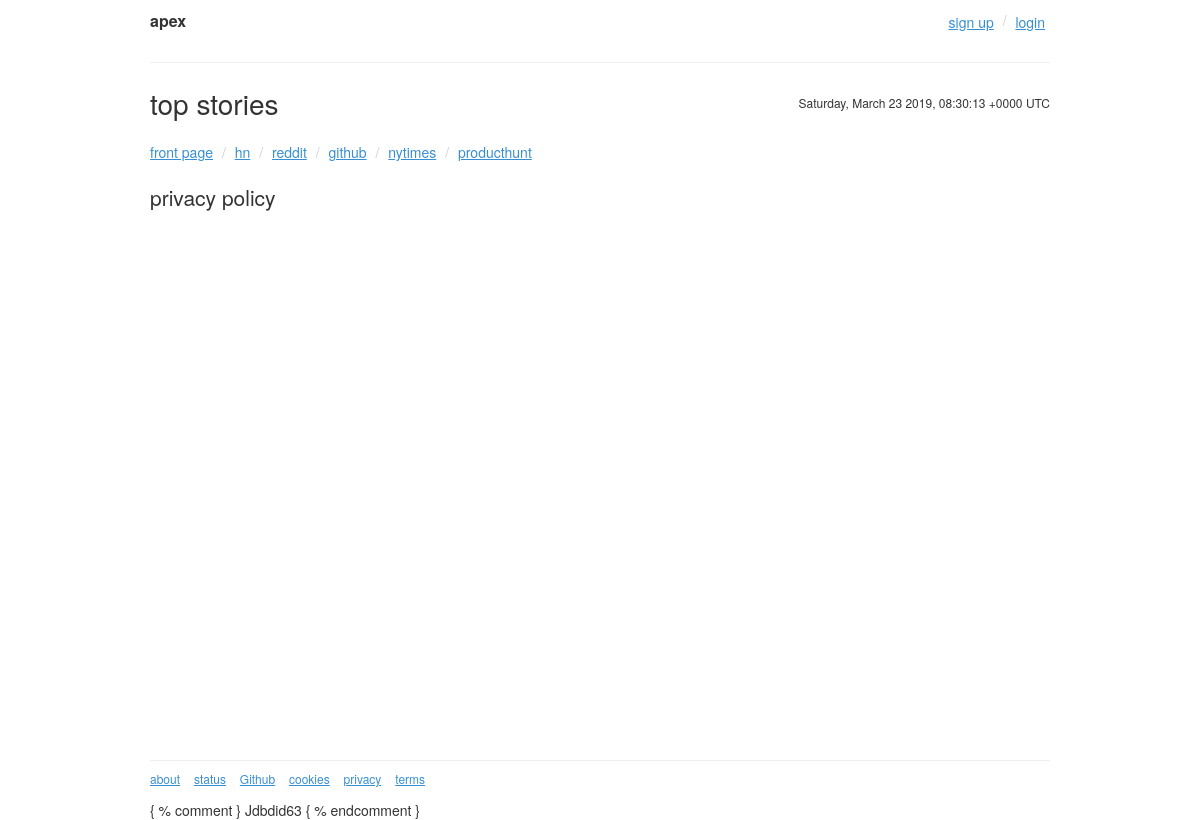
The page /privacy/ on the database as committed earlier.
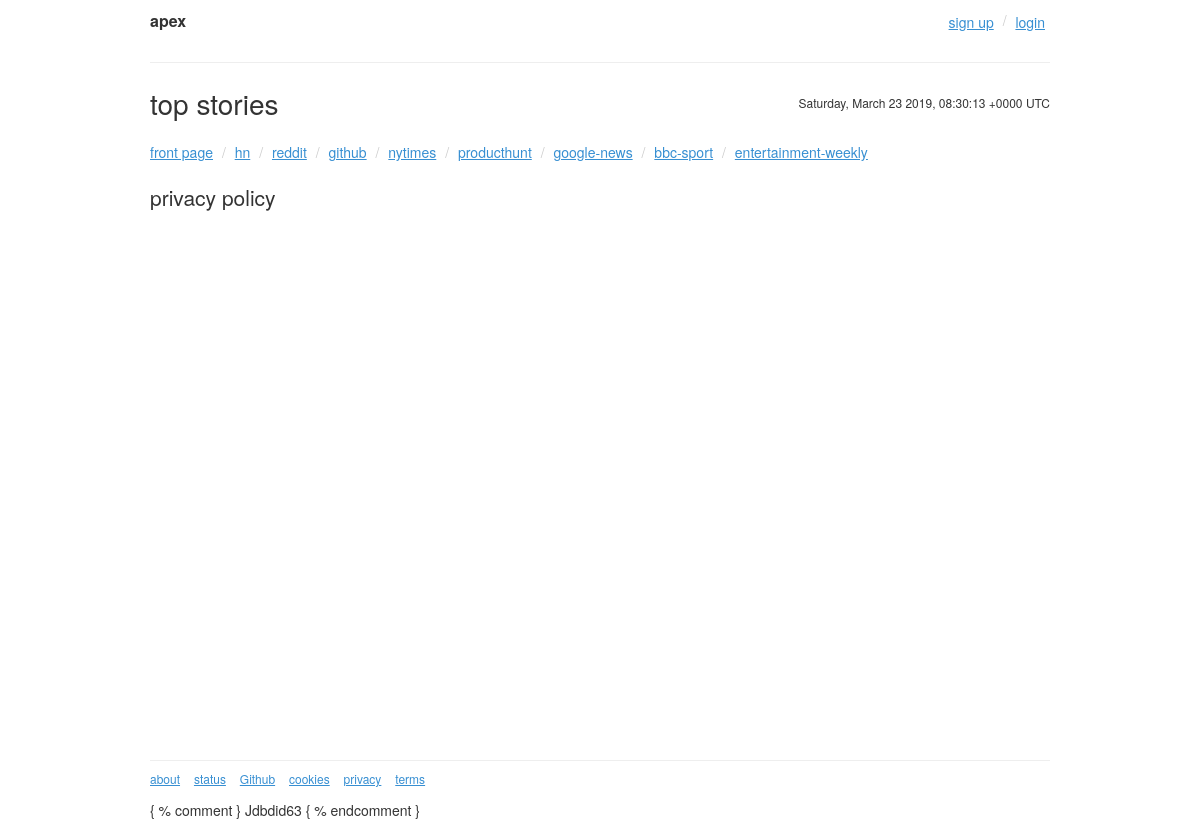
The same page on the database as committed later.
### apex/apps/services/models.py (models this page shows, shortened)
class Service(models.Model):
    GOOD = 'G'
    ERROR = 'E'
    CRAWLING = 'C'
    CURRENT_STATUS = (
        (GOOD, '✓ good'),
        (ERROR, '× error'),
        (CRAWLING, '~ running')
        )
    name = models.CharField(max_length=255)
    slug = models.SlugField(max_length=30, unique=True)
    url = models.URLField()
    story_url = models.URLField()
    last_run = models.DateTimeField(null=True, blank=True)
    status = models.CharField(max_length=1, default=GOOD, choices=CURRENT_STATUS)
    class Meta:
        verbose_name = 'service'
        verbose_name_plural = 'services'
        ordering = ('name',)

### apex/apps/core/templatetags/startswith.py (called while the page is built)
@register.filter('startswith')
def startswith(text,starts):
    starts = '/%s/' % starts
    if isinstance(text,str):
        return text.startswith(starts)
    return False

### apex/apps/services/context_processors.py (called while the page is built)
def services(request):
    return {
        'services_slugs' : Service.objects.values_list('slug', flat=True).order_by('id')
    }

### apex/templates/core/privacy.html (shortened to what this page needs)
{% extends 'base.html' %}
{% block content %}
  <h2>privacy policy</h2>
{% endblock %}

### apex/templates/includes/menu.html
{% load startswith %}
<ul class="menu-services">
  <li><a href="{% url 'front_page' %}"{% if request.path == '/' %} class="active"{% endif %}>front page</a></li>
  {% for slug in services_slugs %}
    <li><a href="{% url 'services:index' slug %}"{% if request.path|startswith:slug %} class="active"{% endif %}>{{ slug }}</a></li>
  {% endfor %}
</ul>

Rows that differ between the two databases and show on the page:
added Service: slug "google-news"
added Service: slug "bbc-sport"
added Service: slug "entertainment-weekly"
